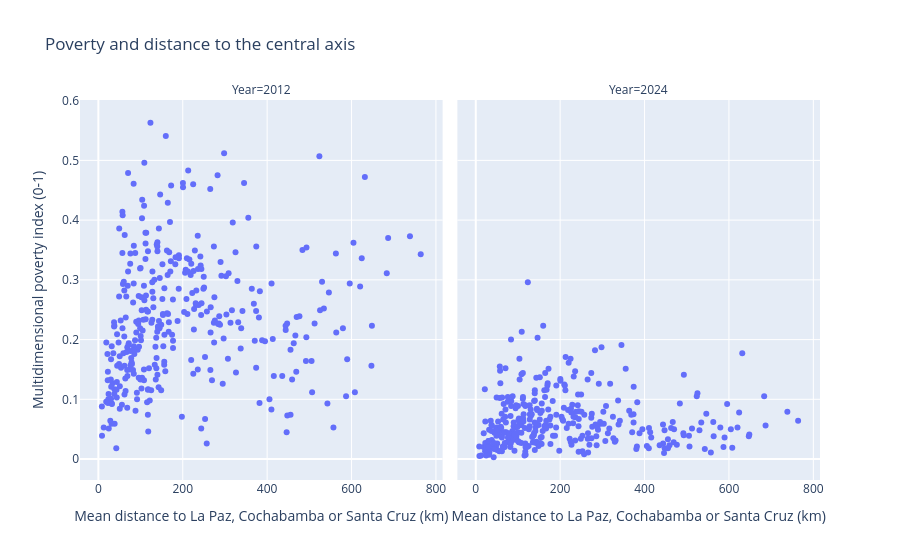

This figure's notebook cell:
### Markdown cell above
Is distance to the central axis associated with poverty, and has that changed? Join the new indicator to the poverty data of both periods:

### Code cell
d = mpi.merge(access, on="geo_id")
for year, g in d.groupby("year"):
    print(f"{year}: correlation {g['dist_axis_km_mean'].corr(g['sdg1_2_mpi']):.2f}")
px.scatter(d, x="dist_axis_km_mean", y="sdg1_2_mpi", facet_col="year", hover_name="name",
           labels={**geo.labels(d), "dist_axis_km_mean": "Mean distance to La Paz, Cochabamba or Santa Cruz (km)"},
           title="Poverty and distance to the central axis")

### Figure 1 — Plotly figure (JSON) as saved in the notebook; plotly's stock layout.template omitted (floating-point values rounded to 4 significant figures; data arrays with more than 128 entries replaced by an {"elided": "..."} marker saying what was removed)
{"data": [{"hovertemplate": "<b>%{hovertext}</b><br><br>Year=2012<br>Mean distance to La Paz, Cochabamba or Santa Cruz (km)=%{x}<br>Multidimensional poverty index (0-1)=%{y}<extra></extra>", "hovertext": {"elided": "343 str values"}, "legendgroup": "", "marker": {"color": "#636efa", "symbol": "circle"}, "mode": "markers", "name": "", "orientation": "v", "showlegend": false, "type": "scatter", "x": {"elided": "343 float values"}, "xaxis": "x", "y": {"elided": "343 float values"}, "yaxis": "y"}, {"hovertemplate": "<b>%{hovertext}</b><br><br>Year=2024<br>Mean distance to La Paz, Cochabamba or Santa Cruz (km)=%{x}<br>Multidimensional poverty index (0-1)=%{y}<extra></extra>", "hovertext": {"elided": "343 str values"}, "legendgroup": "", "marker": {"color": "#636efa", "symbol": "circle"}, "mode": "markers", "name": "", "orientation": "v", "showlegend": false, "type": "scatter", "x": {"elided": "343 float values"}, "xaxis": "x2", "y": {"elided": "343 float values"}, "yaxis": "y2"}], "layout": {"annotations": [{"font": {}, "showarrow": false, "text": "Year=2012", "x": 0.245, "xanchor": "center", "xref": "paper", "y": 1.0, "yanchor": "bottom", "yref": "paper"}, {"font": {}, "showarrow": false, "text": "Year=2024", "x": 0.755, "xanchor": "center", "xref": "paper", "y": 1.0, "yanchor": "bottom", "yref": "paper"}], "legend": {"tracegroupgap": 0}, "title": {"text": "Poverty and distance to the central axis"}, "xaxis": {"anchor": "y", "domain": [0.0, 0.49], "title": {"text": "Mean distance to La Paz, Cochabamba or Santa Cruz (km)"}}, "xaxis2": {"anchor": "y2", "domain": [0.51, 1.0], "matches": "x", "title": {"text": "Mean distance to La Paz, Cochabamba or Santa Cruz (km)"}}, "yaxis": {"anchor": "x", "domain": [0.0, 1.0], "title": {"text": "Multidimensional poverty index (0-1)"}}, "yaxis2": {"anchor": "x2", "domain": [0.0, 1.0], "matches": "y", "showticklabels": false}}}
